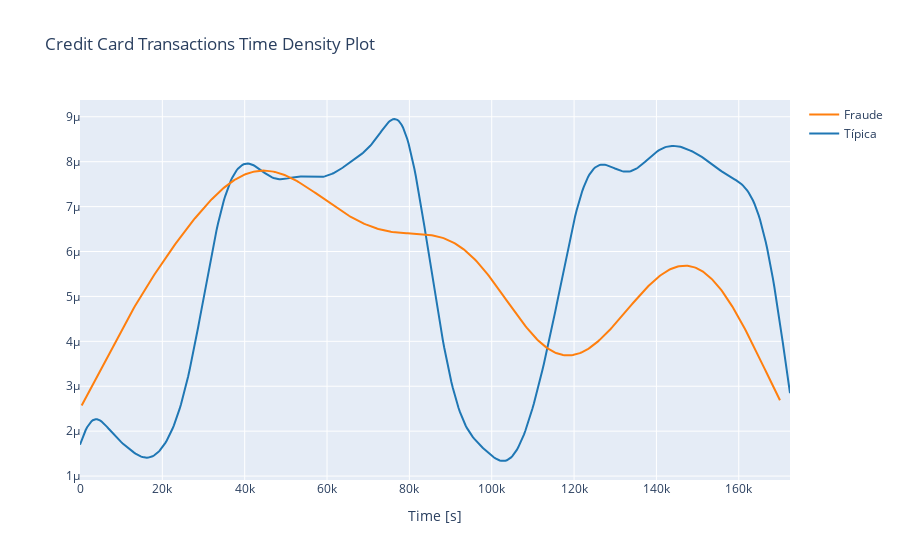

This figure's notebook cell:
### Code cell
class_0 = data_df.loc[data_df['is_fraud'] == 0]["timestamp"]# trae todos los registros que no son fraudes, pero solo su timestamp
class_1 = data_df.loc[data_df['is_fraud'] == 1]["timestamp"]# trae todos los registros que son fraudes, peor solo su timestamp

hist_data = [class_0, class_1]
group_labels = ['Típica', 'Fraude']

fig = ff.create_distplot(hist_data, group_labels, show_hist=False, show_rug=False)
fig['layout'].update(title='Diagrama de densidad de transacciones contra tiempo', xaxis=dict(title='Time [s]'))
iplot(fig, filename='dist_only')

### Figure 1 — Plotly figure (JSON) as saved in the notebook; plotly's stock layout.template omitted (floating-point values rounded to 4 significant figures; data arrays with more than 128 entries replaced by an {"elided": "..."} marker saying what was removed)
{"data": [{"legendgroup": "Típica", "marker": {"color": "rgb(31, 119, 180)"}, "mode": "lines", "name": "Típica", "showlegend": true, "type": "scatter", "x": {"elided": "500 float values"}, "xaxis": "x", "y": {"elided": "500 float values"}, "yaxis": "y"}, {"legendgroup": "Fraude", "marker": {"color": "rgb(255, 127, 14)"}, "mode": "lines", "name": "Fraude", "showlegend": true, "type": "scatter", "x": {"elided": "500 float values"}, "xaxis": "x", "y": {"elided": "500 float values"}, "yaxis": "y"}], "layout": {"barmode": "overlay", "hovermode": "closest", "legend": {"traceorder": "reversed"}, "title": {"text": "Credit Card Transactions Time Density Plot"}, "xaxis": {"anchor": "y2", "domain": [0, 1], "title": {"text": "Time [s]"}, "zeroline": false}, "yaxis": {"anchor": "free", "domain": [0, 1], "position": 0}}}
